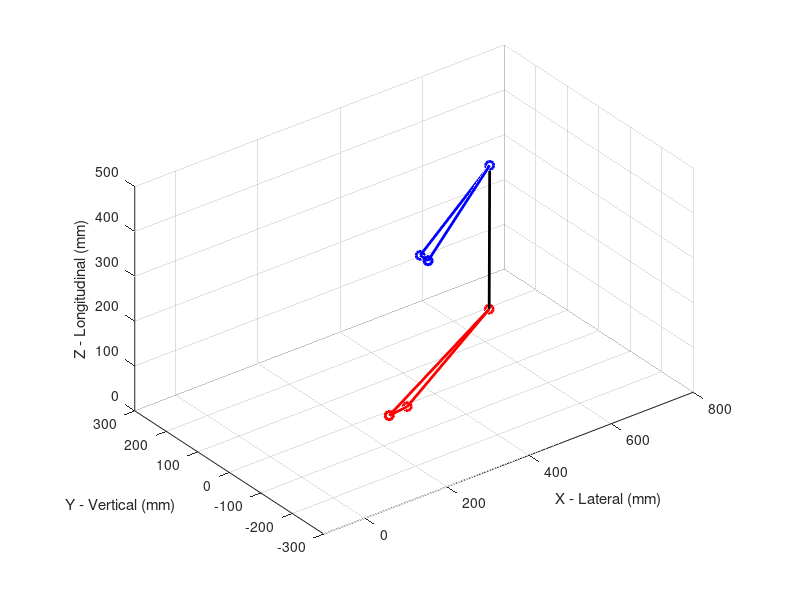

The MATLAB script that drew this image:
% Defining the sweep of Angles
angle_sweep = deg2rad(-5) : deg2rad(0.5) : deg2rad(5);

% Plotting the Movement in 3D
figure("Name",'3D Suspension Kinematics');
hold on; grid on; axis equal;
xlabel ('X - Lateral (mm)'); 
ylabel ('Y - Vertical (mm)'); 
zlabel ('Z - Longitudinal (mm)');
view(3);

% Optimized Front Mounts
UCA_in_F = [255.4640, 424.3583, -167.9114]; 
LCA_in_F = [132.5522, 138.8964, -204.7307];

UCA_in_R = [250, 430, -150];
LCA_in_R = [180, 140, -200]; 
UCA_out  = [520, 450, -10];
LCA_out  = [540, 150, 10];

for i = 1:length(angle_sweep)
    tita = angle_sweep(i);

    cla; 

    % --Rotate Upper Wishbone--

    % Simulating the Movements to the 3D model
    A_UCA = UCA_in_F;
    B_UCA = UCA_in_R;

    % Setting up k to find Unit Vector
    k_UCA = (B_UCA - A_UCA) / norm(B_UCA - A_UCA);

    % New Pivot Point
    P_UCA = UCA_out;
    v_UCA = P_UCA - A_UCA;

    % Rotating v by suspension angle tita
    v_rot_UCA = v_UCA * cos(tita) + cross(k_UCA, v_UCA) * sin(tita) + k_UCA * dot(k_UCA, v_UCA) * (1 - cos(tita));

    % Translating Back
    P_new_UCA = A_UCA + v_rot_UCA;

   

    % --Rotate Lower Wishbone--

    % Simulating the Movements to the 3D model
    A_LCA = LCA_in_F;
    B_LCA = LCA_in_R;

    % Setting up k to find Unit Vector
    k_LCA = (B_LCA - A_LCA) / norm(B_LCA - A_LCA);

    % New Pivot Point
    P_LCA = LCA_out;
    v_LCA = P_LCA - A_LCA;

    % Rotating v by suspension angle tita
    v_rot_LCA = v_LCA * cos(tita) + cross(k_LCA, v_LCA) * sin(tita) + k_LCA * dot(k_LCA, v_LCA) * (1 - cos(tita));

    % Translating Back
    P_new_LCA = A_LCA + v_rot_LCA;



    % --- Calculate Dynamic Camber ---

    % Vector pointing from the lower pivot to the upper pivot
    upright_vec = P_new_UCA - P_new_LCA;

    % Camber is the angle in the X-Y plane 
    % atan( dx / dy ) gives the angle from the vertical
    camber_rad = atan(upright_vec(1) / upright_vec(2)); 
    camber_deg = rad2deg(camber_rad);

    % Print the data to the command window
    fprintf('Bump Angle: %5.1f deg | Camber: %6.2f deg\n', rad2deg(tita), camber_deg);



    % --Visualizing the Movement--
   
    UCA_plot = [UCA_in_F; P_new_UCA; UCA_in_R; UCA_in_F];
    LCA_plot = [LCA_in_F; P_new_LCA; LCA_in_R; LCA_in_F];

    Upright_plot = [P_new_UCA; P_new_LCA]; 

    plot3(UCA_plot(:,1), UCA_plot(:,3), UCA_plot(:,2), '-o', 'LineWidth', 2, 'Color', 'b', 'DisplayName', 'Upper Wishbone');
    plot3(LCA_plot(:,1), LCA_plot(:,3), LCA_plot(:,2), '-o', 'LineWidth', 2, 'Color', 'r', 'DisplayName', 'Lower Wishbone');
    plot3(Upright_plot(:,1), Upright_plot(:,3), Upright_plot(:,2), '-k', 'LineWidth', 2, 'DisplayName', 'Upright Assembly');

    % Keep axis limits fixed
    xlim([-100 800]); ylim([-300 300]); zlim([0 500]); 

    % Render the frame
    pause(0.05); 

end
